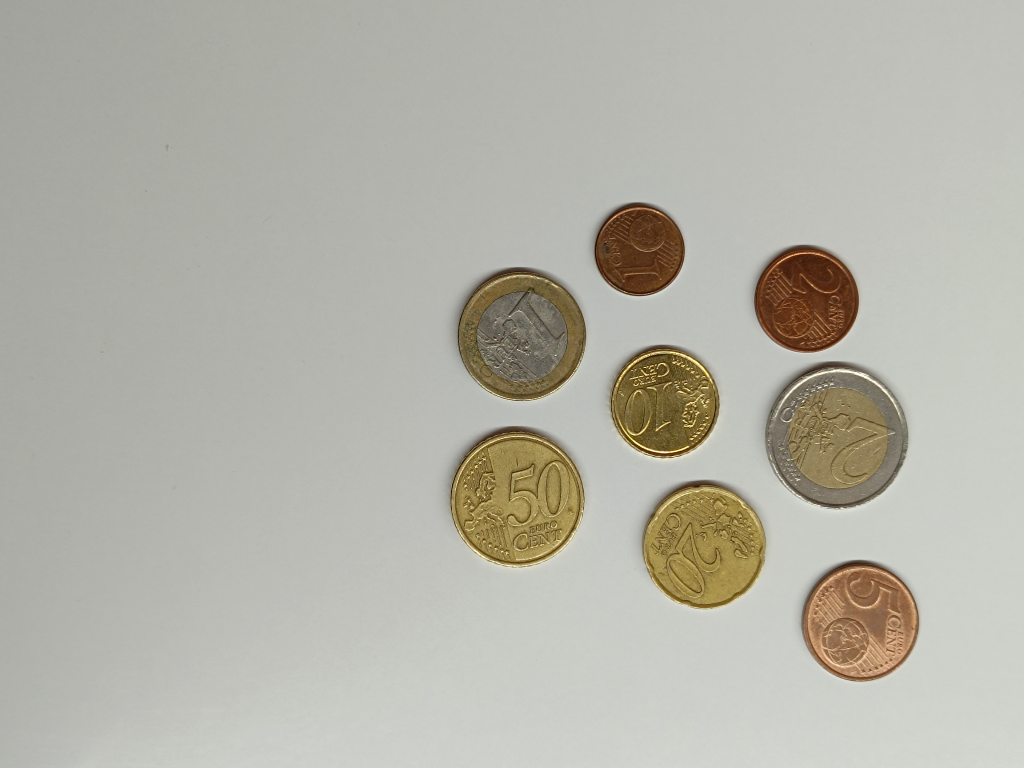
#> input picture test_images/total3_88.jpg, 4096 x 3072 px (shown at 1/4 size)
$ python -i sift_descriptors.py   (imports and definitions only)
#> lines starting #> are read from the running program, lines starting #| are printed output that depends on the picture; after the words box and inside, x2 and y2 are one past the last pixel; in counts of white or black regions, pixels touching at a corner belong together
#> further down, picture is the input picture: shape (3072, 4096, 3); mean B, G, R 168.7, 178.8, 180.2
import cv2 as cv
import matplotlib.pyplot as plt
import json
import os
import numpy as np
from sklearn.cluster import KMeans
import math


# Read test images function
def read_test_images(folder_path):
    # List containing test images
    images = []

    # Iterate through the folder components - images
    for image_name in os.listdir(folder_path):

        # Join folder path with image name
        image_path = os.path.join(folder_path, image_name)

        # Load the image and append to list
        if image_name.endswith('.jpg') or image_name.endswith('.png') or image_name.endswith('.jpeg'):
            image = cv.imread(image_path)

            if image is None:
                print(f"Failed to load image '{image_path}'.")
                continue

            images.append(image)
    return images

# Adaptive segmentation function
def adaptive_segmentation(image):

        base_height = 3072
        base_iterations = 20

        image_gray = cv.cvtColor(image, cv.COLOR_BGR2GRAY)
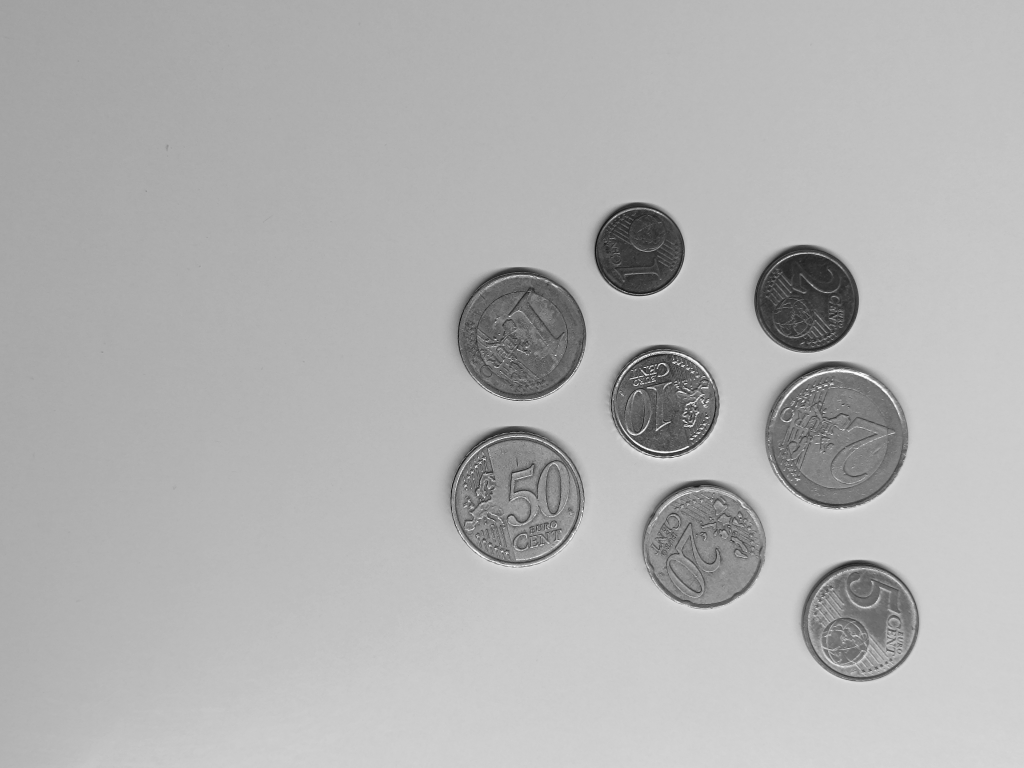
#> image_gray: shape (3072, 4096) (shown at 1/4 size); min 2, max 254, mean 178

        # Get the dimensions of the image
        image_height, _ = image_gray.shape
#> image_height = 3072

        # Calculate the scaling based on the assumption of uniform scaling and that the input image is a scaled version of the ground truth image
        # It does not work for differences in scale as a result of changes in camera - scene distance
        scale = image_height / base_height
#> scale = 1

        # Apply Gaussian blur
        blur_img = cv.GaussianBlur(image_gray, (21, 21), 0)

        # Threhold image through adaptive binary thresholding
        thresholded = cv.adaptiveThreshold(blur_img, 255, cv.ADAPTIVE_THRESH_GAUSSIAN_C,cv.THRESH_BINARY_INV, 11, 1) # binary inv because there is a white background
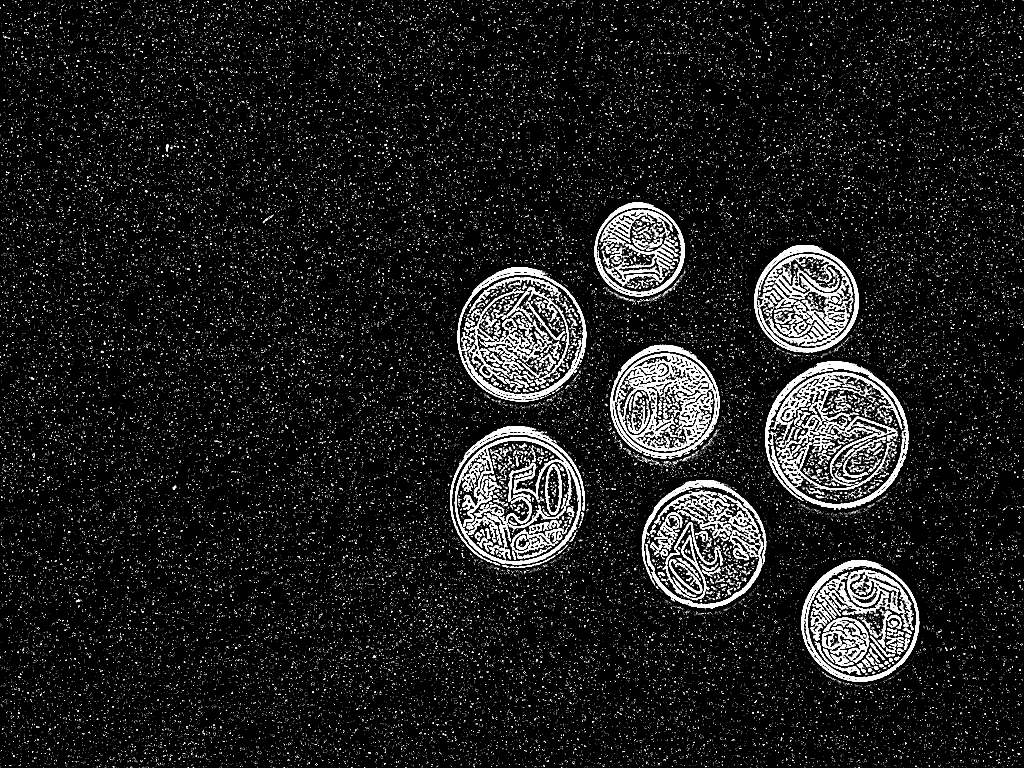
#> thresholded: shape (3072, 4096) (shown at 1/4 size); 5.5% white; 74085 white regions (72902 under 20 px), largest, box (x1, y1, x2, y2) and area: (2441, 1379, 2879, 1826) 50824, (3061, 1446, 3634, 2038) 28946, (1819, 1749, 2324, 2259) 25778

        # Construct structuring element used for morphological operations
        # Define base kernel size
        base_kernel_size = (7, 7)  # Base size that worked well for ground truth images

        # Adjust kernel size based on scale factor.
        adjusted_kernel_size = tuple(int(dim * scale) for dim in base_kernel_size)
#> adjusted_kernel_size = (7, 7)
        adjusted_kernel_size = (max(adjusted_kernel_size[0], 1), max(adjusted_kernel_size[1], 1)) #ensure at least 1x1 kernel

        # Apply morphological opening to remove small white noise pixels
        opened_image = cv.morphologyEx(thresholded, cv.MORPH_OPEN, adjusted_kernel_size, iterations=1)
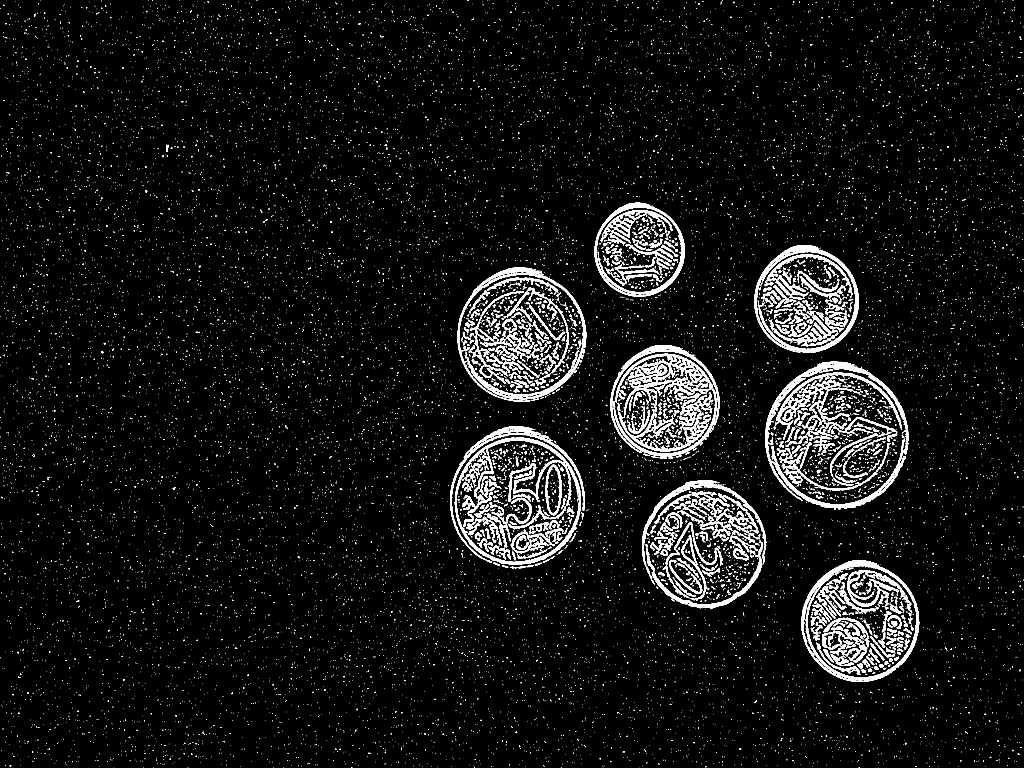
#> opened_image: shape (3072, 4096) (shown at 1/4 size); 4.5% white; 19994 white regions (18779 under 20 px), largest, box (x1, y1, x2, y2) and area: (2441, 1380, 2879, 1827) 38968, (3061, 1447, 3633, 2039) 28333, (1819, 1750, 2324, 2260) 24742

        # Apply morphological closing to fill in the coin area. Dynamic number of iterations based on image scale in relation to ground truth images scale. The formula needs @TODO work
        closed_image  = cv.morphologyEx(opened_image, cv.MORPH_CLOSE, adjusted_kernel_size, iterations= int(base_iterations*scale))
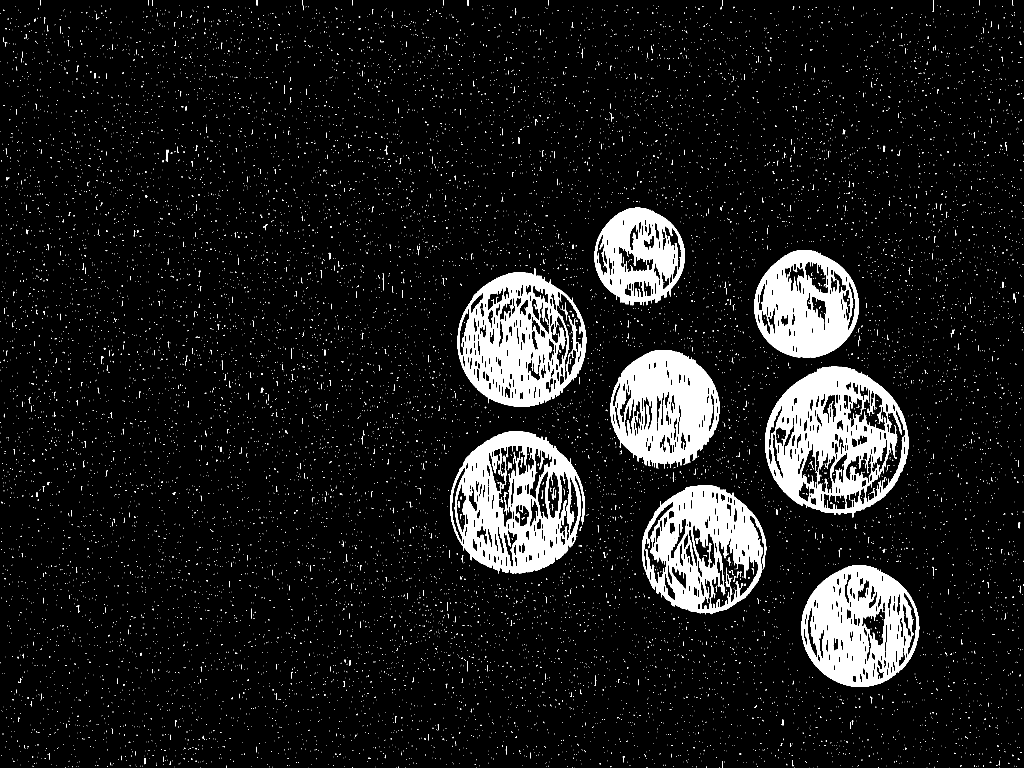
#> closed_image: shape (3072, 4096) (shown at 1/4 size); 7.8% white; 14949 white regions (14370 under 20 px), largest, box (x1, y1, x2, y2) and area: (3061, 1467, 3633, 2071) 137270, (1800, 1726, 2340, 2295) 132568, (1830, 1073, 2345, 1627) 121102
        return closed_image


# Image segmentation based on Kmeans clustering in the RGB space
# [58 lines left out: functions kmeans_segmentation, recognize_coins, not called in this run]


# Read JSON file containing the SIFT descriptors. Each key is a coin value and the corresponding dict value is a list of SIFT descriptors
# [2 lines not run here, left out]

# Convert list of descriptors back to np arrays. The following dict contains 8 np arrays, one for each type of coin
# Each np array row is a SIFT descriptor for a key point found in the corresponding coin ground truth image
# [1 line that did not run here, left out]


# Convert dictionaries back to KeyPoint objects
# [5 lines left out: function list_to_keypoints, not called in this run]

# Load JSON file
# [2 lines not run here, left out]

# Reconstruct KeyPoint objects
# [1 line that did not run here, left out]


# Folder path containing test images
folder_path = r'C:\Users\xthan\Desktop\portofolio_projects\coins_recognition'
# [1 line that did not run here, left out]

# Folder path containing scaled test images
folder_path_scaled = r'C:\Users\xthan\Desktop\portofolio_projects\coins_recognition\scaled_test_images'
# [1 line that did not run here, left out]

# Folder path containing brightness adjusted test images
folder_path_adjusted = r'C:\Users\xthan\Desktop\portofolio_projects\coins_recognition\brightness_reduced_test_images'
# [1 line that did not run here, left out]

# Folder path containing web test images
folder_path_web = r'C:\Users\xthan\Desktop\portofolio_projects\coins_recognition\web_images'
# [1 line that did not run here, left out]


# Coin detection and recognition function
# [92 lines left out: function coin_recognition_sift, not called in this run]


#coin_recognition_sift(images,kmeans=True)
#coin_recognition_sift(scaled_images,kmeans=False)
# [1 line not run here, left out]
#coin_recognition_sift(web_images,kmeans=False)

>>> import cv2
>>> picture = cv2.imread('test_images/total3_88.jpg')
>>> result = adaptive_segmentation(picture)
